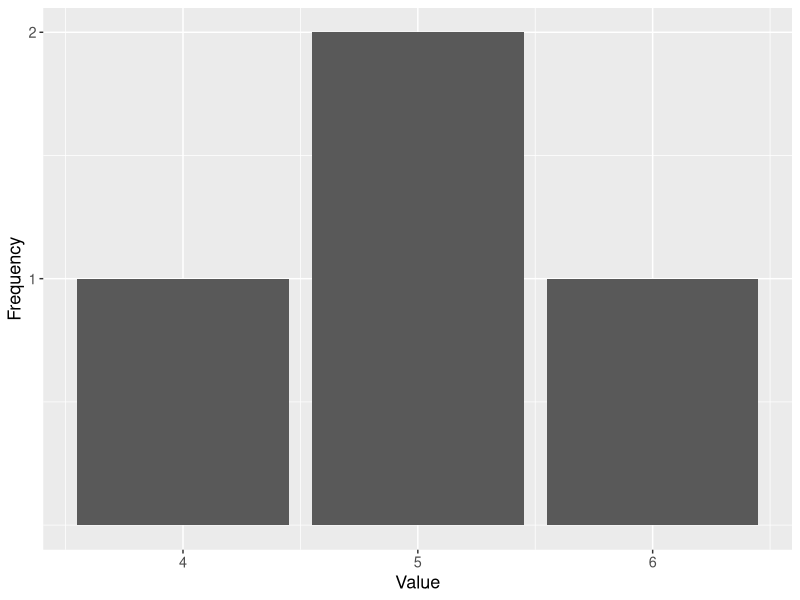
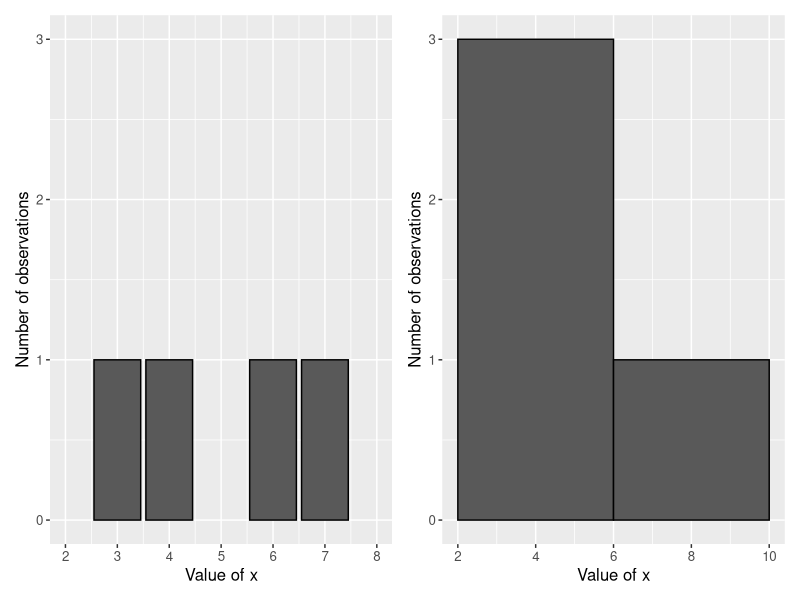
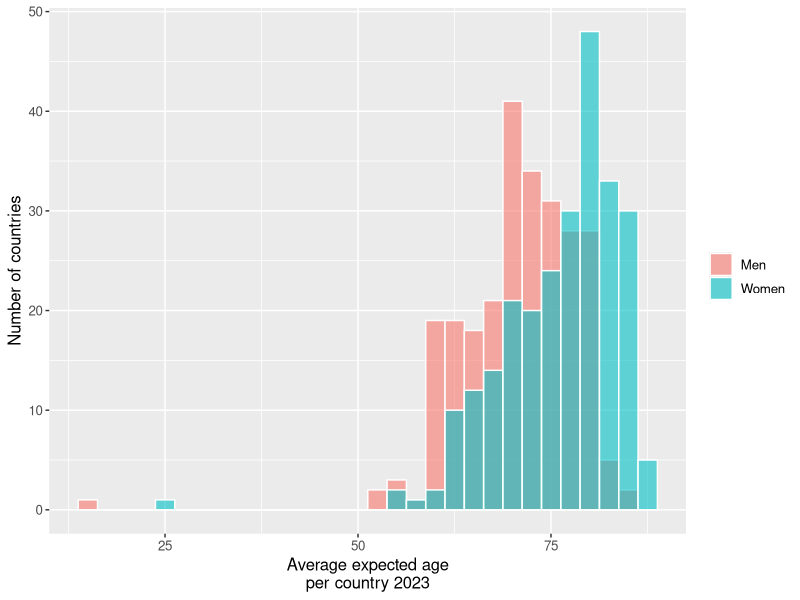
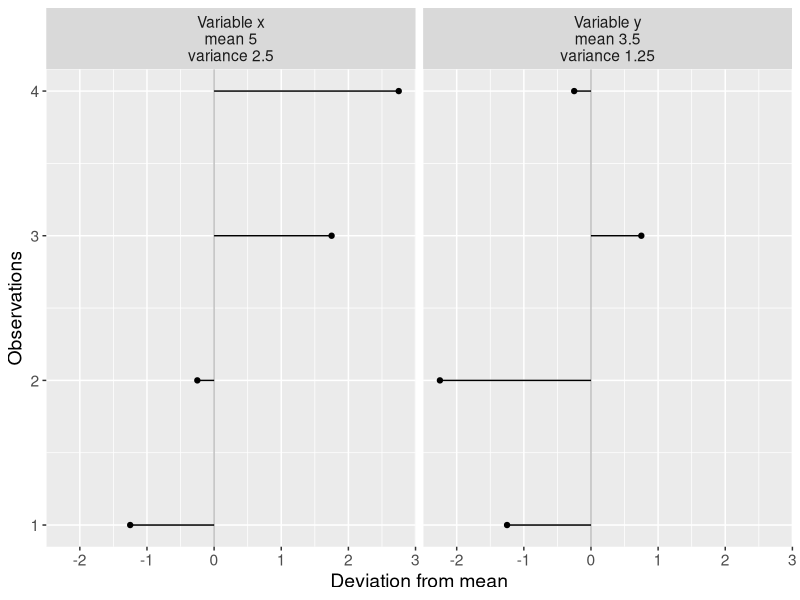
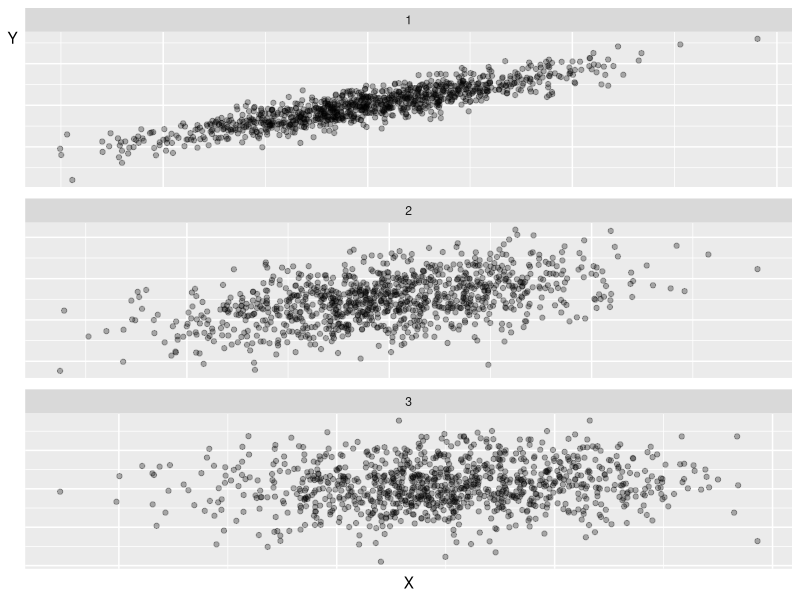
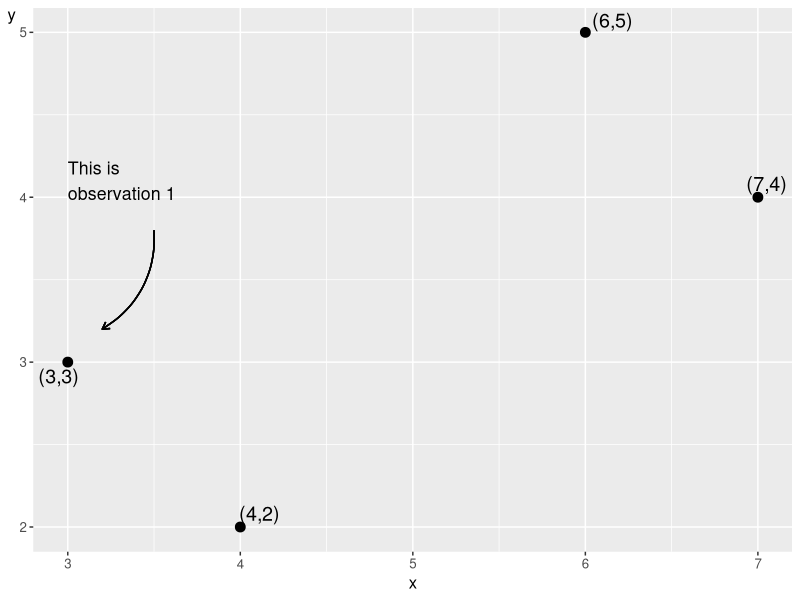

Recreate these plots in R, in order.
## ---- chunk 1
library("tidyverse")
g_frekvens_ex1 <- tibble(value = 4:6, freq = c(1,2,1)) %>%
  ggplot(aes(y=freq, x=value)) + geom_col() +
  labs(x="Value", y="Frequency") +
  theme(axis.text.y=element_text(angle=0), text=element_text(size=13)) +
  scale_y_continuous(breaks=1:2)
g_frekvens_ex1
## ---- chunk 2
library("patchwork")
g_stapel_1 <- ggplot(tibble(x=c(3,4,6,7)), aes(x=x)) +
  geom_bar(color="black") +
  scale_y_continuous(breaks=0:3, labels=0:3, limits=c(0,3)) +
  scale_x_continuous(breaks=2:8, labels=2:8, limits=c(2,8)) +
  labs(x="Value of x", y="Number of observations") +
  theme(axis.text.y=element_text(angle=0), text=element_text(size=12))
g_stapel_2 <- ggplot(tibble(x=c(3,4,6,7)), aes(x=x)) +
  geom_histogram(bins=2, color="black") +
  labs(x="Value of x", y="Number of observations") +
  theme(axis.text.y=element_text(angle=0), text=element_text(size=12))
(g_stapel_1 + g_stapel_2)
## ---- chunk 3
g_histogram_lifeexp_men_women <- read_csv("data/life-expectancy-of-women-vs-life-expectancy-of-men.csv",
                                           show_col_types=FALSE) %>%
  filter(!is.na("World regions according to OWID"), Year==2022) %>%
  select(country=Entity, year=Year,
         lifeexp_women="Life expectancy - Sex: female - Age: 0 - Variant: estimates",
         lifeexp_men="Life expectancy - Sex: male - Age: 0 - Variant: estimates") %>%
  pivot_longer(c(lifeexp_women, lifeexp_men)) %>%
  ggplot(aes(x=value, fill=name)) +
  geom_histogram(position="identity", alpha=.6, color="white") +
  scale_fill_discrete(name=element_blank(), labels=c("Men", "Women")) +
  labs(x="Average expected age\nper country 2023", y="Number of countries") +
  theme(text=element_text(size=12))
g_histogram_lifeexp_men_women
## ---- chunk 4
t2 <- tibble(obs=1:4, x=c(3,4,6,7), y=c(3,2,5,4))
g_varians1 <- t2 %>%
  mutate(order=1:4) %>%
  pivot_longer(x:y) %>%
  group_by(name) %>%
  mutate(name=case_when(
    name=='x' ~ paste0("Variable x\nmean ", round(mean(value),1), "\nvariance ", round(var(value)*(3/4), 1)),
    name=='y' ~ paste0("Variable y\nmean ", round(mean(value),1), "\nvariance ", round(var(value)*(3/4), 2))
  )) %>%
  ggplot(aes(x=value - mean(value), y=order)) +
  geom_point() +
  geom_segment(aes(xend=0, yend=order)) +
  geom_vline(xintercept=0, alpha=.25) +
  facet_wrap(~name) +
  labs(x="Deviation from mean", y="Observations") +
  theme(text=element_text(size=14))
g_varians1
## ---- chunk 5
set.seed(1)
g_samvariation_ex1 <- tibble(
  x1=rnorm(1000, 500, 1),
  x2=rnorm(1000, 500, 250),
  x3=rnorm(1000, 500, 500)) %>%
  pivot_longer(x1:x3, names_prefix="x", names_to="series", values_to="x") %>%
  mutate(y=case_when(
    series=="1" ~ 5 + 1*x + rnorm(1000, mean=0, sd=.5),
    series=="2" ~ 5 + 1*x + rnorm(1000, mean=0, sd=500),
    series=="3" ~ 5 + 1*x + rnorm(1000, mean=0, sd=3000)
  )) %>%
  ggplot(aes(x, y)) +
  geom_point(alpha=.3) +
  facet_wrap(~series, scales="free", ncol=1) +
  theme(axis.text=element_blank(), axis.ticks=element_blank(),
        axis.title.y=element_text(angle=0)) +
  labs(x="X", y="Y")
g_samvariation_ex1
## ---- chunk 6
library("ggrepel")
t2 <- tibble(obs=1:4, x=c(3,4,6,7), y=c(3,2,5,4),
             label=paste0("(", c(3,4,6,7), ",", c(3,2,5,4), ")"))
g_olspoints <- t2 %>%
  ggplot(aes(x,y)) + geom_point(size=3) +
  geom_text_repel(aes(label=label), size=5, position="dodge") +
  theme(axis.title.y=element_text(angle=0), text=element_text(size=12)) +
  annotate('text', x=3, y=4.1, hjust=0, size=4.5, label="This is\nobservation 1") +
  geom_curve(aes(x=3.5, y=3.8, xend=3.2, yend=3.2),
             curvature=-.3, arrow=arrow(length=unit(.2,'cm')))
g_olspoints
